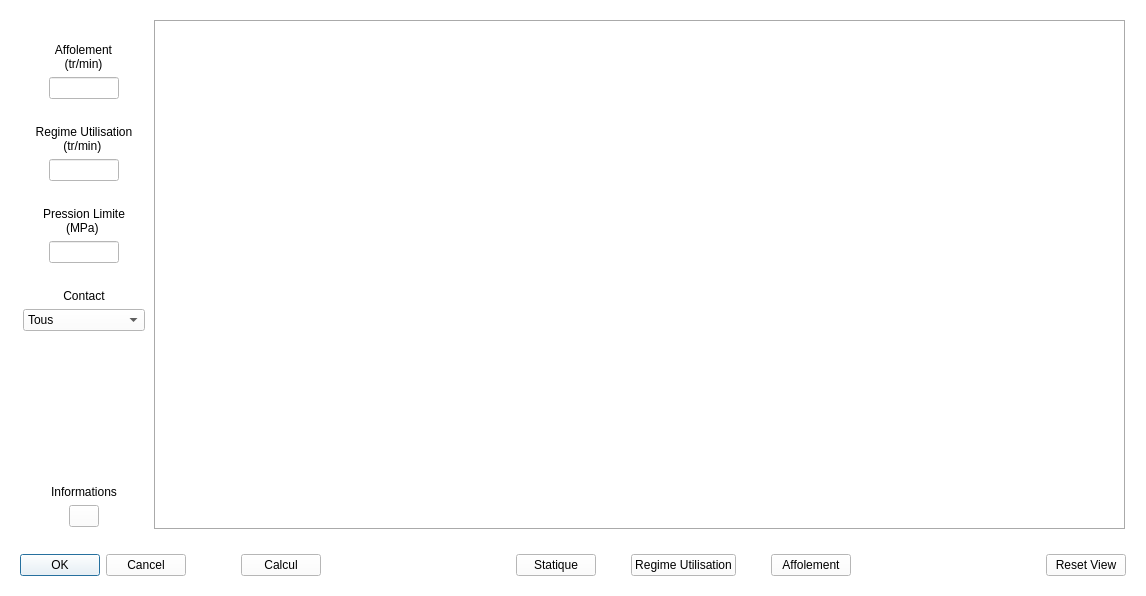
<?xml version="1.0" encoding="UTF-8"?>
<ui version="4.0">
 <class>HertzDialog</class>
 <widget class="QWidget" name="HertzDialog">
  <property name="geometry">
   <rect>
    <x>0</x>
    <y>0</y>
    <width>1146</width>
    <height>596</height>
   </rect>
  </property>
  <property name="windowTitle">
   <string>Vérification Pression de Hertz</string>
  </property>
  <property name="styleSheet">
   <string notr="true">background-color: rgb(255, 255, 255);</string>
  </property>
  <layout class="QVBoxLayout" name="dialogLayout">
   <item>
    <widget class="QWidget" name="mainWidget" native="true">
     <layout class="QHBoxLayout" name="mainLayout">
      <item alignment="Qt::AlignLeft">
       <widget class="QWidget" name="parametersWidget" native="true">
        <layout class="QVBoxLayout" name="parametersLayout">
         <property name="leftMargin">
          <number>3</number>
         </property>
         <property name="topMargin">
          <number>3</number>
         </property>
         <property name="rightMargin">
          <number>3</number>
         </property>
         <property name="bottomMargin">
          <number>3</number>
         </property>
         <item>
          <spacer name="verticalSpacer_2">
           <property name="orientation">
            <enum>Qt::Vertical</enum>
           </property>
           <property name="sizeType">
            <enum>QSizePolicy::Preferred</enum>
           </property>
           <property name="sizeHint" stdset="0">
            <size>
             <width>20</width>
             <height>20</height>
            </size>
           </property>
          </spacer>
         </item>
         <item alignment="Qt::AlignHCenter">
          <widget class="QLabel" name="floatspeedLabel">
           <property name="text">
            <string>&lt;html&gt;&lt;head/&gt;&lt;body&gt;&lt;p align=&quot;center&quot;&gt;Affolement &lt;br/&gt;(tr/min)&lt;/p&gt;&lt;/body&gt;&lt;/html&gt;</string>
           </property>
          </widget>
         </item>
         <item alignment="Qt::AlignHCenter">
          <widget class="QLineEdit" name="floatspeedEdit">
           <property name="sizePolicy">
            <sizepolicy hsizetype="Preferred" vsizetype="Fixed">
             <horstretch>0</horstretch>
             <verstretch>0</verstretch>
            </sizepolicy>
           </property>
           <property name="maximumSize">
            <size>
             <width>70</width>
             <height>16777215</height>
            </size>
           </property>
           <property name="readOnly">
            <bool>true</bool>
           </property>
          </widget>
         </item>
         <item>
          <spacer name="verticalSpacer_4">
           <property name="orientation">
            <enum>Qt::Vertical</enum>
           </property>
           <property name="sizeType">
            <enum>QSizePolicy::Preferred</enum>
           </property>
           <property name="sizeHint" stdset="0">
            <size>
             <width>20</width>
             <height>20</height>
            </size>
           </property>
          </spacer>
         </item>
         <item>
          <widget class="QLabel" name="usespeedLabel">
           <property name="text">
            <string>&lt;html&gt;&lt;head/&gt;&lt;body&gt;&lt;p align=&quot;center&quot;&gt;Regime Utilisation &lt;br/&gt;(tr/min) &lt;/p&gt;&lt;/body&gt;&lt;/html&gt;</string>
           </property>
          </widget>
         </item>
         <item alignment="Qt::AlignHCenter">
          <widget class="QLineEdit" name="usespeedEdit">
           <property name="sizePolicy">
            <sizepolicy hsizetype="Preferred" vsizetype="Fixed">
             <horstretch>0</horstretch>
             <verstretch>0</verstretch>
            </sizepolicy>
           </property>
           <property name="maximumSize">
            <size>
             <width>70</width>
             <height>16777215</height>
            </size>
           </property>
          </widget>
         </item>
         <item>
          <spacer name="verticalSpacer_3">
           <property name="orientation">
            <enum>Qt::Vertical</enum>
           </property>
           <property name="sizeType">
            <enum>QSizePolicy::Preferred</enum>
           </property>
           <property name="sizeHint" stdset="0">
            <size>
             <width>20</width>
             <height>20</height>
            </size>
           </property>
          </spacer>
         </item>
         <item>
          <widget class="QLabel" name="limitpressureLabel">
           <property name="sizePolicy">
            <sizepolicy hsizetype="Preferred" vsizetype="Preferred">
             <horstretch>0</horstretch>
             <verstretch>0</verstretch>
            </sizepolicy>
           </property>
           <property name="text">
            <string>&lt;html&gt;&lt;head/&gt;&lt;body&gt;&lt;p align=&quot;center&quot;&gt;Pression Limite &lt;br/&gt;(MPa) &lt;/p&gt;&lt;/body&gt;&lt;/html&gt;</string>
           </property>
          </widget>
         </item>
         <item alignment="Qt::AlignHCenter">
          <widget class="QLineEdit" name="limitpressureEdit">
           <property name="sizePolicy">
            <sizepolicy hsizetype="Preferred" vsizetype="Fixed">
             <horstretch>0</horstretch>
             <verstretch>0</verstretch>
            </sizepolicy>
           </property>
           <property name="maximumSize">
            <size>
             <width>70</width>
             <height>16777215</height>
            </size>
           </property>
           <property name="sizeIncrement">
            <size>
             <width>0</width>
             <height>0</height>
            </size>
           </property>
          </widget>
         </item>
         <item>
          <spacer name="verticalSpacer_5">
           <property name="orientation">
            <enum>Qt::Vertical</enum>
           </property>
           <property name="sizeType">
            <enum>QSizePolicy::Preferred</enum>
           </property>
           <property name="sizeHint" stdset="0">
            <size>
             <width>20</width>
             <height>20</height>
            </size>
           </property>
          </spacer>
         </item>
         <item>
          <widget class="QLabel" name="contactLabel">
           <property name="text">
            <string>&lt;html&gt;&lt;head/&gt;&lt;body&gt;&lt;p align=&quot;center&quot;&gt;Contact&lt;/p&gt;&lt;/body&gt;&lt;/html&gt;</string>
           </property>
          </widget>
         </item>
         <item>
          <widget class="QComboBox" name="contactComboBox">
           <item>
            <property name="text">
             <string>Tous</string>
            </property>
           </item>
           <item>
            <property name="text">
             <string>Came / Soupape</string>
            </property>
           </item>
           <item>
            <property name="text">
             <string>Came / Patin</string>
            </property>
           </item>
           <item>
            <property name="text">
             <string>Soupape / Patin</string>
            </property>
           </item>
          </widget>
         </item>
         <item>
          <spacer name="verticalSpacer">
           <property name="orientation">
            <enum>Qt::Vertical</enum>
           </property>
           <property name="sizeHint" stdset="0">
            <size>
             <width>20</width>
             <height>40</height>
            </size>
           </property>
          </spacer>
         </item>
         <item alignment="Qt::AlignHCenter">
          <widget class="QLabel" name="infoLabel">
           <property name="text">
            <string>&lt;html&gt;&lt;head/&gt;&lt;body&gt;&lt;p align=&quot;center&quot;&gt;Informations&lt;/p&gt;&lt;/body&gt;&lt;/html&gt;</string>
           </property>
          </widget>
         </item>
         <item alignment="Qt::AlignHCenter">
          <widget class="QPushButton" name="infoButton">
           <property name="sizePolicy">
            <sizepolicy hsizetype="Fixed" vsizetype="Fixed">
             <horstretch>0</horstretch>
             <verstretch>0</verstretch>
            </sizepolicy>
           </property>
           <property name="maximumSize">
            <size>
             <width>30</width>
             <height>16777215</height>
            </size>
           </property>
           <property name="text">
            <string/>
           </property>
           <property name="icon">
            <iconset resource="resources/resources.qrc">
             <normaloff>:/icons/icons/info-icon.svg</normaloff>:/icons/icons/info-icon.svg</iconset>
           </property>
          </widget>
         </item>
        </layout>
       </widget>
      </item>
      <item>
       <widget class="QStackedWidget" name="stackedWidget">
        <property name="sizePolicy">
         <sizepolicy hsizetype="Expanding" vsizetype="Expanding">
          <horstretch>0</horstretch>
          <verstretch>0</verstretch>
         </sizepolicy>
        </property>
        <property name="frameShape">
         <enum>QFrame::Box</enum>
        </property>
        <property name="frameShadow">
         <enum>QFrame::Sunken</enum>
        </property>
        <property name="currentIndex">
         <number>2</number>
        </property>
        <widget class="QWidget" name="staticPage">
         <property name="sizePolicy">
          <sizepolicy hsizetype="Expanding" vsizetype="Expanding">
           <horstretch>0</horstretch>
           <verstretch>0</verstretch>
          </sizepolicy>
         </property>
         <layout class="QVBoxLayout" name="staticLayout">
          <property name="leftMargin">
           <number>0</number>
          </property>
          <property name="topMargin">
           <number>0</number>
          </property>
          <property name="rightMargin">
           <number>0</number>
          </property>
          <property name="bottomMargin">
           <number>0</number>
          </property>
         </layout>
        </widget>
        <widget class="QWidget" name="usespeedPage">
         <property name="sizePolicy">
          <sizepolicy hsizetype="Expanding" vsizetype="Expanding">
           <horstretch>0</horstretch>
           <verstretch>0</verstretch>
          </sizepolicy>
         </property>
         <layout class="QVBoxLayout" name="usespeedLayout">
          <property name="leftMargin">
           <number>0</number>
          </property>
          <property name="topMargin">
           <number>0</number>
          </property>
          <property name="rightMargin">
           <number>0</number>
          </property>
          <property name="bottomMargin">
           <number>0</number>
          </property>
         </layout>
        </widget>
        <widget class="QWidget" name="floatspeedPage">
         <property name="sizePolicy">
          <sizepolicy hsizetype="Expanding" vsizetype="Expanding">
           <horstretch>0</horstretch>
           <verstretch>0</verstretch>
          </sizepolicy>
         </property>
         <layout class="QVBoxLayout" name="floatspeedLayout">
          <property name="leftMargin">
           <number>0</number>
          </property>
          <property name="topMargin">
           <number>0</number>
          </property>
          <property name="rightMargin">
           <number>0</number>
          </property>
          <property name="bottomMargin">
           <number>0</number>
          </property>
         </layout>
        </widget>
       </widget>
      </item>
     </layout>
    </widget>
   </item>
   <item>
    <widget class="QWidget" name="buttonsWidget" native="true">
     <layout class="QHBoxLayout" name="buttonsLayout">
      <item>
       <widget class="QDialogButtonBox" name="buttonBox">
        <property name="standardButtons">
         <set>QDialogButtonBox::Cancel|QDialogButtonBox::Ok</set>
        </property>
       </widget>
      </item>
      <item>
       <spacer name="horizontalSpacer_4">
        <property name="orientation">
         <enum>Qt::Horizontal</enum>
        </property>
        <property name="sizeType">
         <enum>QSizePolicy::Preferred</enum>
        </property>
        <property name="sizeHint" stdset="0">
         <size>
          <width>60</width>
          <height>20</height>
         </size>
        </property>
       </spacer>
      </item>
      <item>
       <widget class="QPushButton" name="computeButton">
        <property name="text">
         <string>Calcul</string>
        </property>
       </widget>
      </item>
      <item>
       <spacer name="horizontalSpacer">
        <property name="orientation">
         <enum>Qt::Horizontal</enum>
        </property>
        <property name="sizeType">
         <enum>QSizePolicy::Expanding</enum>
        </property>
        <property name="sizeHint" stdset="0">
         <size>
          <width>200</width>
          <height>20</height>
         </size>
        </property>
       </spacer>
      </item>
      <item>
       <widget class="QPushButton" name="staticButton">
        <property name="text">
         <string>Statique</string>
        </property>
       </widget>
      </item>
      <item>
       <spacer name="horizontalSpacer_3">
        <property name="orientation">
         <enum>Qt::Horizontal</enum>
        </property>
        <property name="sizeType">
         <enum>QSizePolicy::Preferred</enum>
        </property>
        <property name="sizeHint" stdset="0">
         <size>
          <width>40</width>
          <height>20</height>
         </size>
        </property>
       </spacer>
      </item>
      <item>
       <widget class="QPushButton" name="usespeedButton">
        <property name="text">
         <string>Regime Utilisation</string>
        </property>
       </widget>
      </item>
      <item>
       <spacer name="horizontalSpacer_2">
        <property name="orientation">
         <enum>Qt::Horizontal</enum>
        </property>
        <property name="sizeType">
         <enum>QSizePolicy::Preferred</enum>
        </property>
        <property name="sizeHint" stdset="0">
         <size>
          <width>40</width>
          <height>20</height>
         </size>
        </property>
       </spacer>
      </item>
      <item>
       <widget class="QPushButton" name="floatspeedButton">
        <property name="text">
         <string>Affolement</string>
        </property>
       </widget>
      </item>
      <item>
       <spacer name="horizontalSpacer_1">
        <property name="orientation">
         <enum>Qt::Horizontal</enum>
        </property>
        <property name="sizeHint" stdset="0">
         <size>
          <width>200</width>
          <height>20</height>
         </size>
        </property>
       </spacer>
      </item>
      <item>
       <widget class="QPushButton" name="resetviewButton">
        <property name="text">
         <string>Reset View</string>
        </property>
       </widget>
      </item>
     </layout>
    </widget>
   </item>
  </layout>
 </widget>
 <resources>
  <include location="resources/resources.qrc"/>
 </resources>
 <connections/>
</ui>
